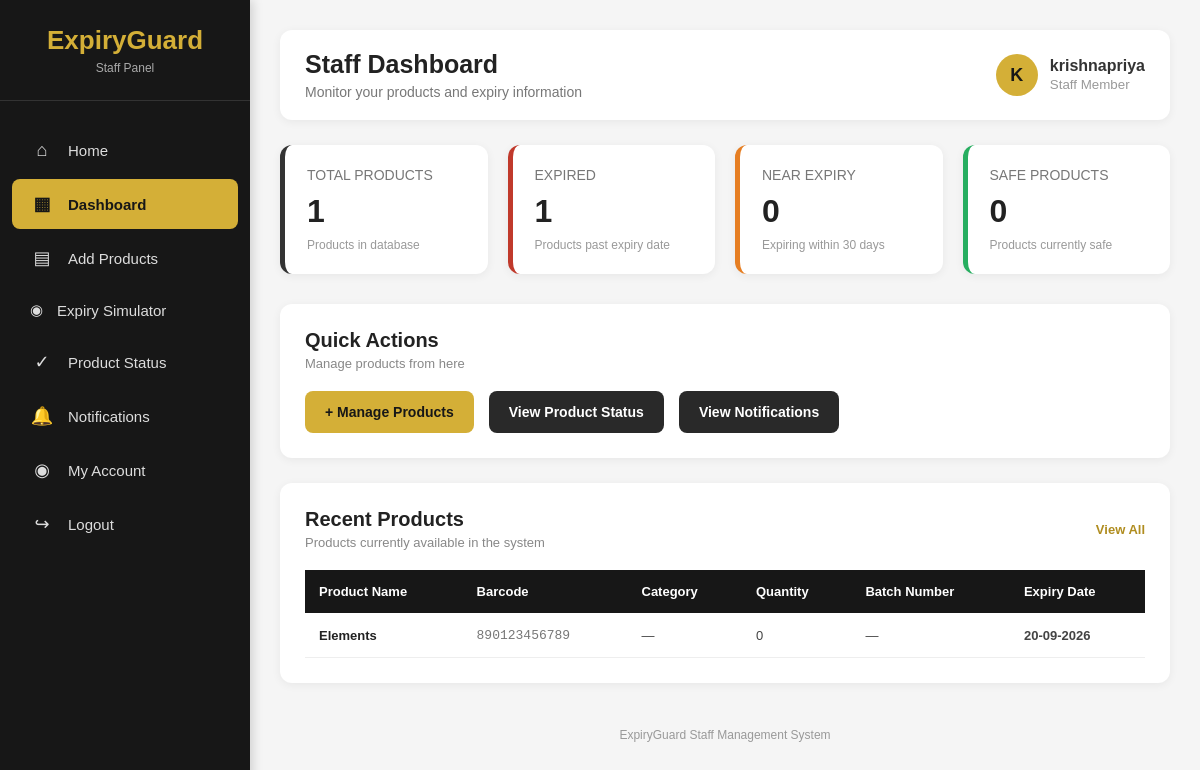
/staff/dashboard/ (signed in), run on an earlier commit of the app's database.
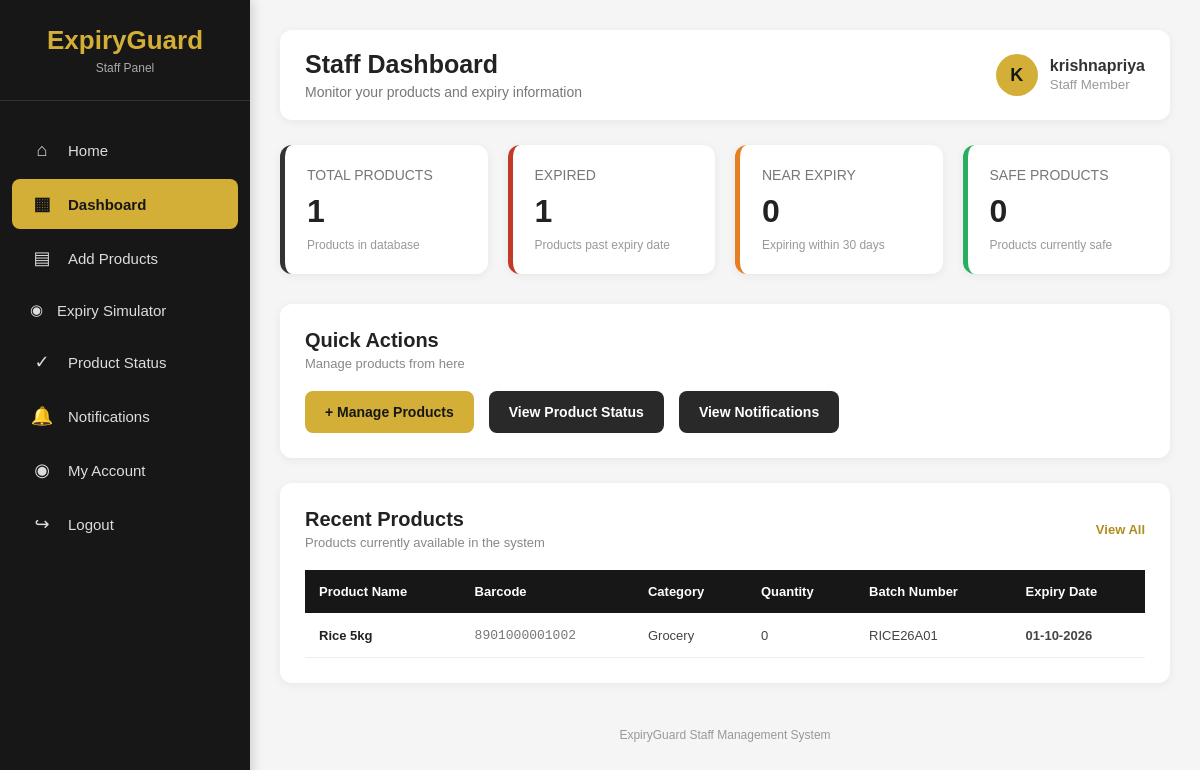
And on a later commit of the database.
### staff/models.py (models this page shows, shortened)
class Product(models.Model):
    name = models.CharField(max_length=200)
    barcode = models.CharField(
        max_length=100,
        unique=True
    )
    batch_number = models.CharField(
        max_length=100,
        blank=True
    )
    category = models.CharField(
        max_length=100,
        blank=True
    )
    manufacture_date = models.DateField(
        null=True,
        blank=True
    )
    expiry_date = models.DateField()
    price = models.DecimalField(
        max_digits=10,
        decimal_places=2,
        default=0
    )
    stock_quantity = models.IntegerField(
        default=0
    )

### staff/views.py (the view)
# urls.py: path("dashboard/", views.staff_dashboard, name="staff_dashboard"),
def staff_dashboard(request):
    check = staff_login_required(request)
    if check:
        return check
    products = Product.objects.all()
    today = date.today()
    total_products = products.count()
    expired_products = products.filter(
        expiry_date__lt=today
    ).count()
    near_expiry_products = products.filter(
        expiry_date__gte=today,
        expiry_date__lte=today + timedelta(days=30)
    ).count()
    safe_products = products.filter(
        expiry_date__gt=today + timedelta(days=30)
    ).count()
    context = {
        "products": products,
        "total_products": total_products,
        "expired_products": expired_products,
        "near_expiry_products": near_expiry_products,
        "safe_products": safe_products,
    }
    return render(
        request,
        "staff/staff_dashboard.html",
        context
    )

### staff/views.py (called while the page is built)
def staff_login_required(request):
    if not request.user.is_authenticated:
        return redirect("staff_login")
    return None

### staff/templates/staff/staff_dashboard.html (shortened to what the changed rows need)
<!DOCTYPE html>
<html lang="en">
<head>
</head>
<body>
    <aside class="sidebar">
        <div class="logo">
            <h1>ExpiryGuard</h1>
        </div>
    </aside>
    <main class="main-content">
        <div class="top-bar">
            <div>
                <h2>Staff Dashboard</h2>
            </div>
        </div>
        <section class="section">
            <div class="table-container">
                {% if products %}
                    <table>
                        <thead>
                            <tr>
                                <th>
                                    Product Name
                                </th>
                                <th>
                                    Barcode
                                </th>
                                <th>
                                    Category
                                </th>
                                <th>
                                    Quantity
                                </th>
                                <th>
                                    Batch Number
                                </th>
                                <th>
                                    Expiry Date
                                </th>
                            </tr>
                        </thead>
                        <tbody>
                            {% for product in products %}
                                <tr>
                                    <td>
                                        <span class="product-name">
                                            {{ product.name }}
                                        </span>
                                    </td>
                                    <td>
                                        <span class="barcode">
                                            {% if product.barcode %}
                                                {{ product.barcode }}
                                            {% else %}
                                                —
                                            {% endif %}
                                        </span>
                                    </td>
                                    <td>
                                        {% if product.category %}
                                            {{ product.category }}
                                        {% else %}
                                            —
                                        {% endif %}
                                    </td>
                                    <td>
                                        {{ product.quantity|default:"0" }}
                                    </td>
                                    <td>
                                        {% if product.batch_number %}
                                            {{ product.batch_number }}
                                        {% else %}
                                            —
                                        {% endif %}
                                    </td>
                                    <td>
                                        <span class="expiry-date">
                                            {% if product.expiry_date %}
                                                {{ product.expiry_date|date:"d-m-Y" }}
                                            {% else %}
                                                —
                                            {% endif %}
                                        </span>
                                    </td>
                                </tr>
                            {% endfor %}
                        </tbody>
                    </table>
                {% endif %}
            </div>
        </section>
    </main>
</body>
</html>

What changed in the data, as far as the page shows it:
removed Product: name "Elements", barcode "890123456789", quantity "0", expiry_date "20-09-2026"
added Product: name "Rice 5kg", barcode "8901000001002", category "Grocery", quantity "0", batch_number "RICE26A01", expiry_date "01-10-2026"
